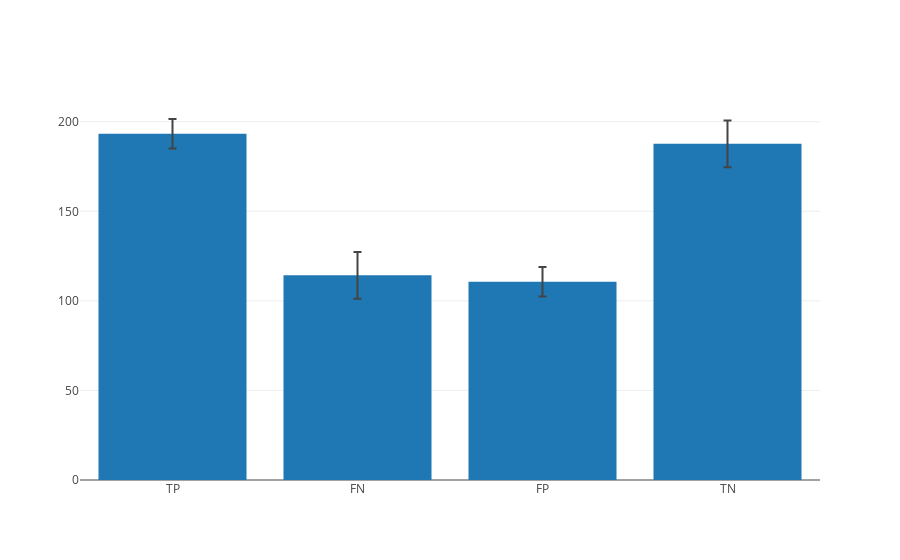

Notebook cell for this chart:
### Markdown cell above
## Other Metric Measures
At the end of the day I am looking to be able to decide whether or not I should purchase a condo depending on the given variables. Things I want is to correctly classify those house that are actually going to go up (true positives). The most deterimental scenerio would be to purchase a place and have the house go not go up in value (false positive). Ideally I have a high true positive rate and a low false positive rate. To look at this metric I will utlize a confusion matrix

### Code cell
#confusion matrix
x = merge_all.iloc[:, 1:-1]
min_max_scaler = preprocessing.MinMaxScaler()
x = pd.DataFrame(min_max_scaler.fit_transform(x))
y = merge_all.loc[:,'price']
sel = VarianceThreshold(x.var().mean()*2)
sel = sel.fit_transform(x)
rfc = RandomForestClassifier(min_samples_leaf= 40)
tp_list = []
fn_list = []
fp_list = []
tn_list = []
for i in range(10):
    y_pred = cross_val_predict(rfc,x,y,cv=10)
    cm = confusion_matrix(y_pred, y, labels=[1,0])
    tp_list.append(cm[0,0])
    fn_list.append(cm[0,1])
    fp_list.append(cm[1,0])
    tn_list.append(cm[1,1])
stat_list = [tp_list, fn_list, fp_list, tn_list]
mean_list = []
std_list = []
for l in stat_list:
    mean_list.append(np.mean(l))
    std_list.append(np.std(l))

data = [
    go.Bar(
        x = ['TP', 'FN', 'FP', 'TN'],
        y = mean_list,
        error_y =dict(
            type ='data',
            array = std_list,
            visible=True
        )
    )
]

plotly.offline.iplot(data)

### Figure 1 — Plotly figure (JSON) as saved in the notebook; plotly's stock layout.template omitted (floating-point values rounded to 4 significant figures)
{"data": [{"error_y": {"array": [8.235, 13.05, 8.235, 13.05], "type": "data", "visible": true}, "type": "bar", "x": ["TP", "FN", "FP", "TN"], "y": [193.3, 114.3, 110.7, 187.7]}], "layout": {}}
